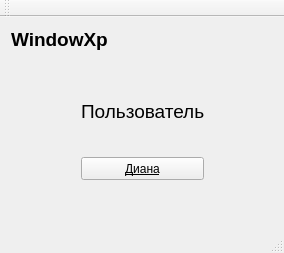
<?xml version="1.0" encoding="UTF-8"?>
<ui version="4.0">
 <class>MainWindow</class>
 <widget class="QMainWindow" name="MainWindow">
  <property name="geometry">
   <rect>
    <x>0</x>
    <y>0</y>
    <width>284</width>
    <height>253</height>
   </rect>
  </property>
  <property name="windowTitle">
   <string>MainWindow</string>
  </property>
  <widget class="QWidget" name="centralWidget">
   <layout class="QVBoxLayout" name="verticalLayout_2">
    <item>
     <layout class="QHBoxLayout" name="horizontalLayout">
      <item>
       <widget class="QLabel" name="label">
        <property name="font">
         <font>
          <pointsize>14</pointsize>
          <weight>75</weight>
          <bold>true</bold>
         </font>
        </property>
        <property name="text">
         <string>WindowXp</string>
        </property>
       </widget>
      </item>
      <item>
       <spacer name="horizontalSpacer">
        <property name="orientation">
         <enum>Qt::Horizontal</enum>
        </property>
        <property name="sizeHint" stdset="0">
         <size>
          <width>40</width>
          <height>20</height>
         </size>
        </property>
       </spacer>
      </item>
     </layout>
    </item>
    <item>
     <spacer name="verticalSpacer">
      <property name="orientation">
       <enum>Qt::Vertical</enum>
      </property>
      <property name="sizeHint" stdset="0">
       <size>
        <width>20</width>
        <height>40</height>
       </size>
      </property>
     </spacer>
    </item>
    <item>
     <layout class="QHBoxLayout" name="horizontalLayout_2">
      <item>
       <spacer name="horizontalSpacer_3">
        <property name="orientation">
         <enum>Qt::Horizontal</enum>
        </property>
        <property name="sizeHint" stdset="0">
         <size>
          <width>40</width>
          <height>20</height>
         </size>
        </property>
       </spacer>
      </item>
      <item>
       <layout class="QVBoxLayout" name="verticalLayout">
        <item>
         <widget class="QLabel" name="label_2">
          <property name="maximumSize">
           <size>
            <width>123</width>
            <height>23</height>
           </size>
          </property>
          <property name="font">
           <font>
            <pointsize>14</pointsize>
           </font>
          </property>
          <property name="text">
           <string>Пользователь</string>
          </property>
         </widget>
        </item>
        <item>
         <widget class="QLabel" name="label_3">
          <property name="font">
           <font>
            <pointsize>14</pointsize>
           </font>
          </property>
          <property name="text">
           <string/>
          </property>
         </widget>
        </item>
        <item>
         <widget class="QPushButton" name="pushButton">
          <property name="minimumSize">
           <size>
            <width>123</width>
            <height>23</height>
           </size>
          </property>
          <property name="maximumSize">
           <size>
            <width>16777215</width>
            <height>23</height>
           </size>
          </property>
          <property name="font">
           <font>
            <underline>true</underline>
           </font>
          </property>
          <property name="text">
           <string>Диана</string>
          </property>
         </widget>
        </item>
        <item>
         <spacer name="verticalSpacer_2">
          <property name="orientation">
           <enum>Qt::Vertical</enum>
          </property>
          <property name="sizeHint" stdset="0">
           <size>
            <width>20</width>
            <height>40</height>
           </size>
          </property>
         </spacer>
        </item>
       </layout>
      </item>
      <item>
       <spacer name="horizontalSpacer_2">
        <property name="orientation">
         <enum>Qt::Horizontal</enum>
        </property>
        <property name="sizeHint" stdset="0">
         <size>
          <width>40</width>
          <height>20</height>
         </size>
        </property>
       </spacer>
      </item>
     </layout>
    </item>
   </layout>
  </widget>
  <widget class="QMenuBar" name="menuBar">
   <property name="geometry">
    <rect>
     <x>0</x>
     <y>0</y>
     <width>284</width>
     <height>21</height>
    </rect>
   </property>
  </widget>
  <widget class="QToolBar" name="mainToolBar">
   <attribute name="toolBarArea">
    <enum>TopToolBarArea</enum>
   </attribute>
   <attribute name="toolBarBreak">
    <bool>false</bool>
   </attribute>
  </widget>
  <widget class="QStatusBar" name="statusBar"/>
 </widget>
 <layoutdefault spacing="6" margin="11"/>
 <resources/>
 <connections/>
</ui>
